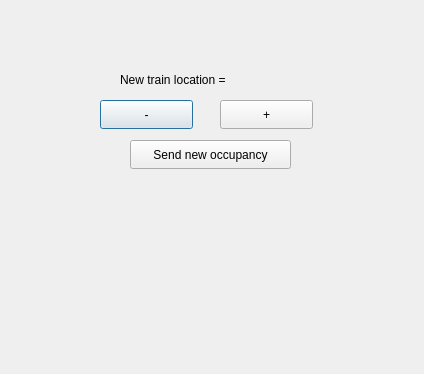
<?xml version="1.0" encoding="UTF-8"?>
<ui version="4.0">
 <class>CTC_TestUI</class>
 <widget class="QDialog" name="CTC_TestUI">
  <property name="geometry">
   <rect>
    <x>0</x>
    <y>0</y>
    <width>424</width>
    <height>374</height>
   </rect>
  </property>
  <property name="windowTitle">
   <string>CTC Test UI</string>
  </property>
  <widget class="QLabel" name="LocationLabel">
   <property name="geometry">
    <rect>
     <x>120</x>
     <y>70</y>
     <width>181</width>
     <height>20</height>
    </rect>
   </property>
   <property name="text">
    <string>New train location = </string>
   </property>
  </widget>
  <widget class="QPushButton" name="minusButton">
   <property name="geometry">
    <rect>
     <x>100</x>
     <y>100</y>
     <width>93</width>
     <height>29</height>
    </rect>
   </property>
   <property name="text">
    <string>-</string>
   </property>
  </widget>
  <widget class="QPushButton" name="plusButton">
   <property name="geometry">
    <rect>
     <x>220</x>
     <y>100</y>
     <width>93</width>
     <height>29</height>
    </rect>
   </property>
   <property name="text">
    <string>+</string>
   </property>
  </widget>
  <widget class="QPushButton" name="newOccupancyButton">
   <property name="geometry">
    <rect>
     <x>130</x>
     <y>140</y>
     <width>161</width>
     <height>29</height>
    </rect>
   </property>
   <property name="text">
    <string>Send new occupancy</string>
   </property>
  </widget>
 </widget>
 <resources/>
 <connections/>
</ui>
